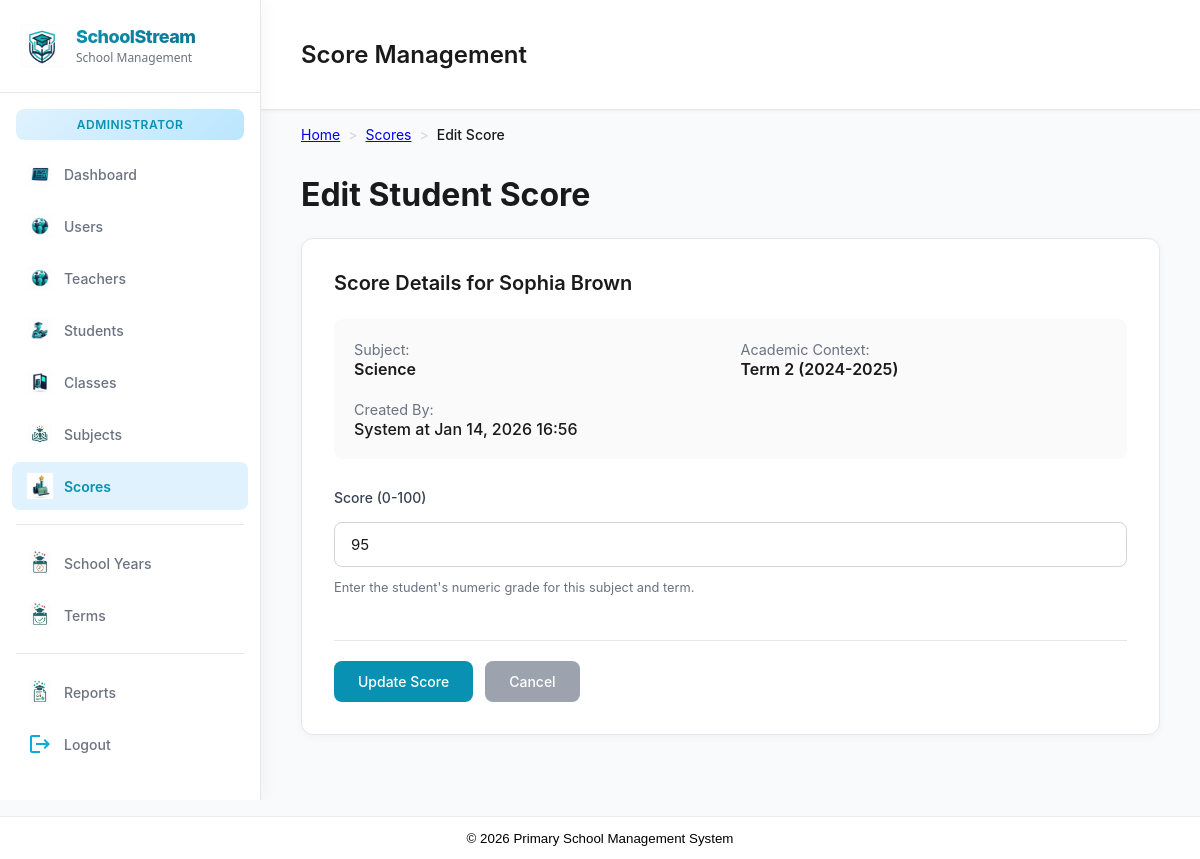
Screenshot of /views/scores/score_edit.php?id=7 (signed in) with the database file from the repository.
### tables this page shows
CREATE TABLE IF NOT EXISTS scores (
    score_id INT AUTO_INCREMENT PRIMARY KEY,
    student_id INT NOT NULL,
    subject_id INT NOT NULL,
    term_id INT NOT NULL,
    score INT NOT NULL CHECK (score BETWEEN 0 AND 100),
    created_by INT NULL,
    created_at TIMESTAMP DEFAULT CURRENT_TIMESTAMP,
    modified_by INT NULL,
    modified_at TIMESTAMP DEFAULT CURRENT_TIMESTAMP ON UPDATE CURRENT_TIMESTAMP,
    UNIQUE (student_id, subject_id, term_id),
    CONSTRAINT fk_scores_student
        FOREIGN KEY (student_id) REFERENCES students(student_id)
        ON DELETE CASCADE,
    CONSTRAINT fk_scores_subject
        FOREIGN KEY (subject_id) REFERENCES subjects(subject_id)
        ON DELETE CASCADE,
    CONSTRAINT fk_scores_term
        FOREIGN KEY (term_id) REFERENCES terms(term_id)
        ON DELETE CASCADE,
    CONSTRAINT fk_scores_created_by
        FOREIGN KEY (created_by) REFERENCES users(user_id)
        ON DELETE SET NULL,
    CONSTRAINT fk_scores_modified_by
        FOREIGN KEY (modified_by) REFERENCES users(user_id)
        ON DELETE SET NULL
);

CREATE TABLE IF NOT EXISTS subjects (
    subject_id INT AUTO_INCREMENT PRIMARY KEY,
    subject_name VARCHAR(50) NOT NULL,
    grade_id INT NOT NULL,
    UNIQUE (subject_name, grade_id),
    CONSTRAINT fk_subjects_grade
        FOREIGN KEY (grade_id) REFERENCES grades(grade_id)
        ON DELETE RESTRICT
        ON UPDATE CASCADE
);

CREATE TABLE IF NOT EXISTS terms (
    term_id INT AUTO_INCREMENT PRIMARY KEY,
    term_name VARCHAR(20) NOT NULL,
    school_year_id INT NOT NULL,
    UNIQUE (term_name, school_year_id),
    CONSTRAINT fk_terms_year
        FOREIGN KEY (school_year_id) REFERENCES school_years(school_year_id)
        ON DELETE CASCADE
        ON UPDATE CASCADE
);

CREATE TABLE IF NOT EXISTS school_years (
    school_year_id INT AUTO_INCREMENT PRIMARY KEY,
    year_name VARCHAR(20) NOT NULL UNIQUE
);

### models/Model.php (called while the page is built, shortened)
<?php
abstract class Model {
    protected static $pdo = null;
    protected function getConnection() {
        if (self::$pdo === null) {
            self::$pdo = getDBConnection();
        }
        return self::$pdo;
    }
    protected function queryOne($sql, $params = []) {
        $pdo = $this->getConnection();
        try {
            $stmt = $pdo->prepare($sql);
            $stmt->execute($params);
            $result = $stmt->fetch(PDO::FETCH_ASSOC);
            return $result ?: null;
        } catch (PDOException $e) {
            error_log("Model queryOne error: " . $e->getMessage());
            return null;
        }
    }
}

### models/Score.php (called while the page is built, shortened)
<?php
require_once __DIR__ . '/Model.php';
class Score extends Model {
    public function getScoreAudit($scoreId) {
        $sql = "SELECT sc.*,
                CONCAT(st.first_name, ' ', st.last_name) as student_name,
                sub.subject_name,
                t.term_name,
                sy.year_name,
                creator.username as created_by_username,
                modifier.username as modified_by_username
                FROM scores sc
                JOIN students st ON sc.student_id = st.student_id
                JOIN subjects sub ON sc.subject_id = sub.subject_id
                JOIN terms t ON sc.term_id = t.term_id
                JOIN school_years sy ON t.school_year_id = sy.school_year_id
                LEFT JOIN users creator ON sc.created_by = creator.user_id
                LEFT JOIN users modifier ON sc.modified_by = modifier.user_id
                WHERE sc.score_id = ?";
        return $this->queryOne($sql, [$scoreId]);
    }
}

### views/scores/score_edit.php (the view, shortened to what this page needs)
<?php
$scoreId = $_GET['id'] ?? null;
$score = (new Score())->getScoreAudit($scoreId);
$projectRoot = '/cse3101-g17-proj';
$extra_head = '<link rel="stylesheet" href="' . $projectRoot . '/public/assets/css/darkManagement.css?v=' . time() . '">';
require_once __DIR__ . '/../../includes/header.php';
?>
<div class="Main-Container">
    <?php require_once __DIR__ . '/../../includes/sidebar.php'; ?>
    <main class="main-dashboard">
        <div class="header">
            <h2>Score Management</h2>
        </div>
        <nav class="breadcrumb">
            <div class="breadcrumb-item"><a href="<?php echo $projectRoot; ?>/views/dashboard/index.php">Home</a></div>
            <div class="breadcrumb-separator">></div>
            <div class="breadcrumb-item"><a href="scores_list.php">Scores</a></div>
            <div class="breadcrumb-separator">></div>
            <div class="breadcrumb-item"><span class="breadcrumb-current">Edit Score</span></div>
        </nav>
        <h1>Edit Student Score</h1>
        <section class="form-card">
            <h2>Score Details for <?php echo e($score['student_name']); ?></h2>
            <div class="info-grid" style="display: grid; grid-template-columns: repeat(2, 1fr); gap: 20px; margin-bottom: 30px; padding: 20px; background: rgba(0,0,0,0.02); border-radius: 8px;">
                <div>
                    <span style="color: #6b7280; font-size: 0.9em;">Subject:</span>
                    <div style="font-weight: 600;"><?php echo e($score['subject_name']); ?></div>
                </div>
                <div>
                    <span style="color: #6b7280; font-size: 0.9em;">Academic Context:</span>
                    <div style="font-weight: 600;"><?php echo e($score['term_name']); ?> (<?php echo e($score['year_name']); ?>)</div>
                </div>
                <div>
                    <span style="color: #6b7280; font-size: 0.9em;">Created By:</span>
                    <div style="font-weight: 500;"><?php echo e($score['created_by_username'] ?: 'System'); ?> at <?php echo date('M d, Y H:i', strtotime($score['created_at'])); ?></div>
                </div>
            </div>
            <form method="POST" action="">
                <div class="form-group">
                    <label for="score">Score (0-100)</label>
                    <input type="number" id="score" name="score" value="<?php echo e($score['score']); ?>" min="0" max="100" step="1" required>
                    <p class="help-text" style="font-size: 0.8em; color: #6b7280; margin-top: 5px;">Enter the student's numeric grade for this subject and term.</p>
                </div>
                <div class="form-actions">
                    <button type="submit" class="create-btn">Update Score</button>
                    <a href="scores_list.php" class="btn" style="background: #9ca3af; text-decoration: none;">Cancel</a>
                </div>
            </form>
        </section>
    </main>
</div>
<?php require_once __DIR__ . '/../../includes/footer.php'; ?>

### public/assets/css/style.css (style rules this page uses)
label { display: block; margin-top: 15px; font-weight: 500; }
input::placeholder { color: rgba(255, 255, 255, 0.6); }
button { margin-top: 20px; width: 100%; padding: 10px; background-color: #7867f4; color: #fff; border: none; border-radius: 8px; font-weight: bold; cursor: pointer; transition: background 0.3s ease; }

### includes/header.php (style rules this page uses)
body { font-family:Arial,Helvetica,sans-serif;margin:0;padding:0 }

### rows the page displays
scores: subject.subject_name "Science", term.term_name "Term 2", school_years.year_name "2024-2025", created_at "Jan 14, 2026 16:56", score "95"

### other values shown
$score['student_name'] "Sophia Brown"
$score['created_by_username'] ?: 'System' "System"
